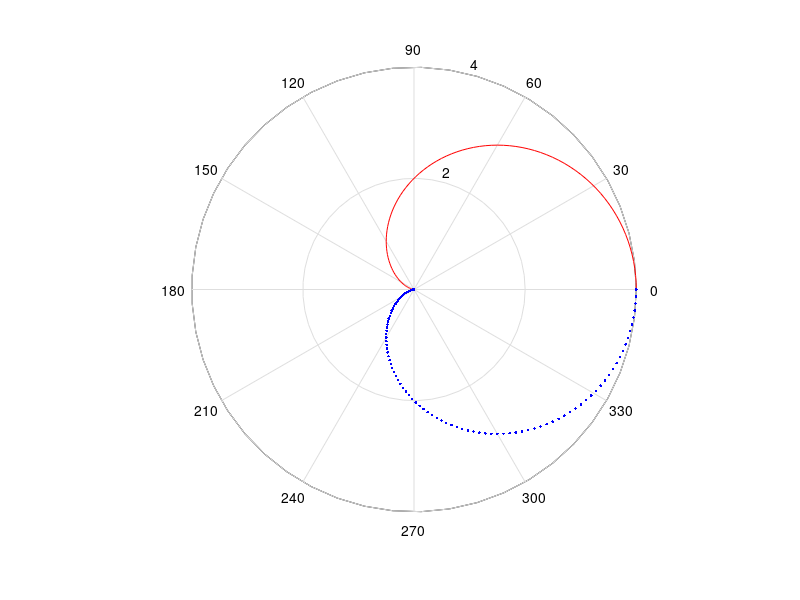

MATLAB code to generate this figure:
a=2;
b=1;
theta1=linspace(0,pi,100);
theta2=linspace(pi,2*pi,100);
r1=a*(1+cos(b*theta1));
r2=a*(1+cos(b*theta2));
polar(theta1,r1,'r');hold on
polar(theta2,r2,'b.')


